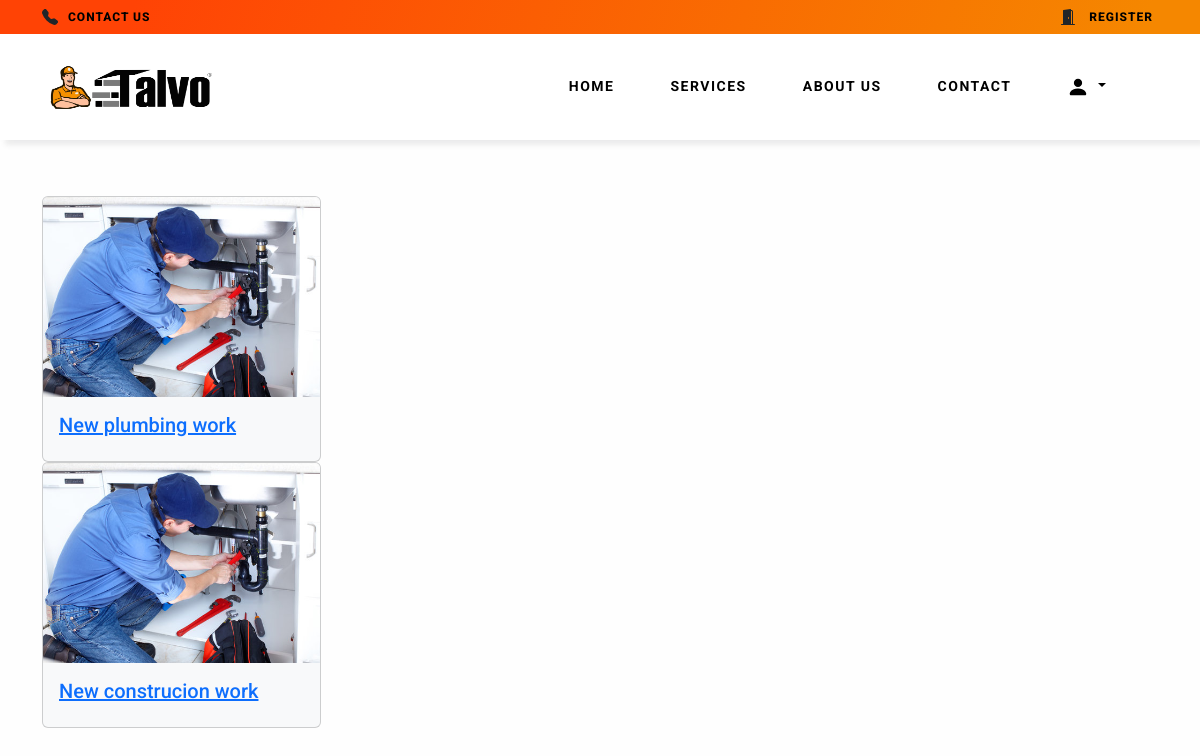
Screenshot of /category/plumber/ (signed in) with the database file from the repository.
### category/models.py (models this page shows, shortened)
class Subcategory(models.Model):
    category = models.ForeignKey(Category, on_delete=models.CASCADE,default = True)
    subcategory_title = models.CharField(max_length=255,null=False)
    slug = models.SlugField(max_length=100, unique=True, blank=True, null=True)
    sub_category_image = models.ImageField(upload_to='sub_category/', null=True, blank=True)
    class Meta:
        verbose_name = 'sub_category'
        verbose_name_plural = 'sub_categories'

### category/views.py (the view)
# urls.py: path('<slug:slug>/',views.sub_category,name='sub_category'),
def sub_category(request,slug):
    category = get_object_or_404(Category, slug=slug)
    sub_categories = Subcategory.objects.filter(category=category)
    return render(request, 'category/sub_category.html',{'sub_categories':sub_categories})

### templates/category/sub_category.html
{% extends 'base.html' %} {% load static %} {% block link %}
<link rel="stylesheet" href="{% static 'css/category/sub_category.css' %}" />
{% endblock %} {% block content %} {% include 'component/topheader.html' %} {% include 'component/header.html' %}
<section class="category">
    <div class="container">
        <h1 class="py-4"></h1>
        <div class="row">
            {% for sub_category in sub_categories %}
            <a href="{% url 'home:category:employee_list' category_slug=sub_category.category.slug sub_category_slug=sub_category.slug %}">
            <div class="col-lg-3">
                <div class="card bg-light">
                    <img src="{{ sub_category.sub_category_image.url }}" class="card-img-top" height="200px" alt="..." />
                    <div class="card-body">
                        <h5 class="card-title">{{ sub_category.subcategory_title }}</h5>
                    </div>
                </div>
            </div>
            </a>
            {% endfor %}
        </div>
    </div>
</section>
{% endblock %}

### static/css/base.css (style rules this page uses)
* { box-sizing: border-box; font-family: 'Roboto', sans-serif; }
body { margin: 0; padding: 0; background-color: #FEFEFE; }
:root { --primary-color:#FFD32D; --pearl-color:#ECECEC; --white:#fff; --black:#0000; --dark-blue:#1f203a; --box-shadow: 5px 5px 5px rgb(75, 75, 76,0.1); }

### rows the page displays
Subcategory: sub_category_image (picture), subcategory_title "New plumbing work"
Subcategory: sub_category_image (picture), subcategory_title "New construcion work"
